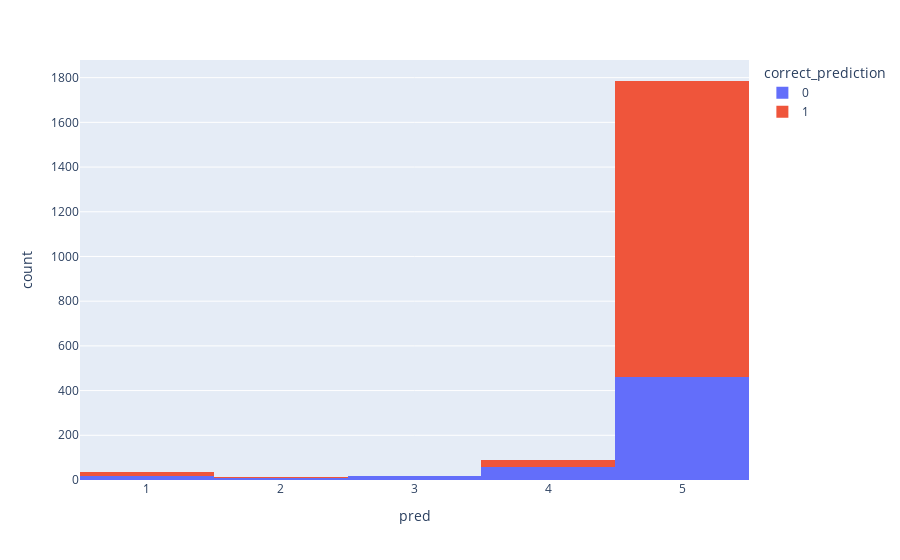

Write notebook code for a chart like this one.
### Code cell
px.histogram(test_data, x="pred", 
             color="correct_prediction", 
             barmode="stack", 
            )

### Figure 1 — Plotly figure (JSON) as saved in the notebook; plotly's stock layout.template omitted (floating-point values rounded to 4 significant figures; data arrays with more than 128 entries replaced by an {"elided": "..."} marker saying what was removed)
{"data": [{"alignmentgroup": "True", "bingroup": "x", "hovertemplate": "correct_prediction=0<br>pred=%{x}<br>count=%{y}<extra></extra>", "legendgroup": "0", "marker": {"color": "#636efa", "pattern": {"shape": ""}}, "name": "0", "offsetgroup": "0", "orientation": "v", "showlegend": true, "type": "histogram", "x": {"elided": "559 int values"}, "xaxis": "x", "yaxis": "y"}, {"alignmentgroup": "True", "bingroup": "x", "hovertemplate": "correct_prediction=1<br>pred=%{x}<br>count=%{y}<extra></extra>", "legendgroup": "1", "marker": {"color": "#EF553B", "pattern": {"shape": ""}}, "name": "1", "offsetgroup": "1", "orientation": "v", "showlegend": true, "type": "histogram", "x": {"elided": "1383 int values"}, "xaxis": "x", "yaxis": "y"}], "layout": {"barmode": "stack", "legend": {"title": {"text": "correct_prediction"}, "tracegroupgap": 0}, "margin": {"t": 60}, "xaxis": {"anchor": "y", "domain": [0, 1], "title": {"text": "pred"}}, "yaxis": {"anchor": "x", "domain": [0, 1], "title": {"text": "count"}}}}
